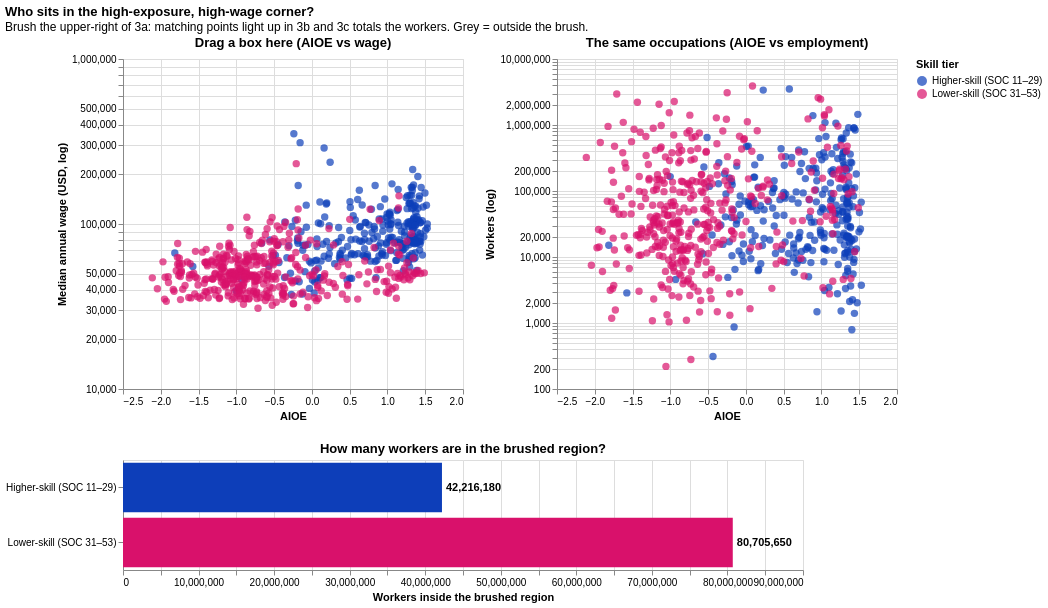

The notebook cell saved with this chart:
### Markdown cell above
### Interactive Visual 3 :

### Code cell
brush = alt.selection_interval()

sc_wage = (alt.Chart(df).mark_circle(size=55).encode(
    x=alt.X('AIOE:Q', title='AIOE'),
    y=alt.Y('A_MEDIAN:Q', scale=alt.Scale(type='log'), title='Median annual wage (USD, log)'),
    color=alt.condition(brush, tier_color(True), alt.value(GREY)),
    tooltip=occ_tip,
).add_params(brush).properties(width=340, height=330, title='Drag a box here (AIOE vs wage)'))

sc_emp = (alt.Chart(df).mark_circle(size=55).encode(
    x=alt.X('AIOE:Q', title='AIOE'),
    y=alt.Y('TOT_EMP:Q', scale=alt.Scale(type='log'), title='Workers (log)'),
    color=alt.condition(brush, tier_color(False), alt.value(GREY)),
    tooltip=occ_tip,
).properties(width=340, height=330, title='The same occupations (AIOE vs employment)'))

emp_bar = (alt.Chart(df).mark_bar().encode(
    y=alt.Y('skill_tier:N', sort=[HI, LO], title=None, axis=alt.Axis(labelLimit=220)),
    x=alt.X('sum(TOT_EMP):Q', title='Workers inside the brushed region'),
    color=tier_color(False),
).transform_filter(brush))
emp_text = (emp_bar.mark_text(align='left', dx=4, fontWeight='bold')
            .encode(text=alt.Text('sum(TOT_EMP):Q', format=',.0f'), color=alt.value('black')))
emp_chart = (emp_bar + emp_text).properties(width=680, height=110,
                                            title='How many workers are in the brushed region?')

visual3 = ((sc_wage | sc_emp) & emp_chart).properties(
    title=alt.TitleParams('Who sits in the high-exposure, high-wage corner?',
                          subtitle=['Brush the upper-right of 3a: matching points light up in 3b '
                                    'and 3c totals the workers. Grey = outside the brush.']))
visual3

### Figure 1 — Vega-Lite specification as saved in the notebook (floating-point values rounded to 4 significant figures; data arrays with more than 128 entries replaced by an {"elided": "..."} marker saying what was removed)
{"config": {"view": {"continuousWidth": 300, "continuousHeight": 300}}, "vconcat": [{"hconcat": [{"mark": {"type": "circle", "size": 55}, "encoding": {"color": {"condition": {"param": "param_54dd647193d9b3b3", "field": "skill_tier", "legend": {"title": "Skill tier"}, "scale": {"domain": ["Higher-skill (SOC 11–29)", "Lower-skill (SOC 31–53)"], "range": ["#0d3eb9", "#d9116bff"]}, "type": "nominal"}, "value": "#d4d4d4"}, "tooltip": [{"field": "occupation", "title": "Occupation", "type": "nominal"}, {"field": "major_group", "title": "Group", "type": "nominal"}, {"field": "AIOE", "format": ".2f", "title": "AIOE", "type": "quantitative"}, {"field": "A_MEDIAN", "format": "$,.0f", "title": "Median wage", "type": "quantitative"}, {"field": "TOT_EMP", "format": ",.0f", "title": "Workers", "type": "quantitative"}], "x": {"field": "AIOE", "title": "AIOE", "type": "quantitative"}, "y": {"field": "A_MEDIAN", "scale": {"type": "log"}, "title": "Median annual wage (USD, log)", "type": "quantitative"}}, "height": 330, "name": "view_b2d5a008188838e3_0", "title": "Drag a box here (AIOE vs wage)", "width": 340}, {"mark": {"type": "circle", "size": 55}, "encoding": {"color": {"condition": {"param": "param_54dd647193d9b3b3", "field": "skill_tier", "legend": null, "scale": {"domain": ["Higher-skill (SOC 11–29)", "Lower-skill (SOC 31–53)"], "range": ["#0d3eb9", "#d9116bff"]}, "type": "nominal"}, "value": "#d4d4d4"}, "tooltip": [{"field": "occupation", "title": "Occupation", "type": "nominal"}, {"field": "major_group", "title": "Group", "type": "nominal"}, {"field": "AIOE", "format": ".2f", "title": "AIOE", "type": "quantitative"}, {"field": "A_MEDIAN", "format": "$,.0f", "title": "Median wage", "type": "quantitative"}, {"field": "TOT_EMP", "format": ",.0f", "title": "Workers", "type": "quantitative"}], "x": {"field": "AIOE", "title": "AIOE", "type": "quantitative"}, "y": {"field": "TOT_EMP", "scale": {"type": "log"}, "title": "Workers (log)", "type": "quantitative"}}, "height": 330, "title": "The same occupations (AIOE vs employment)", "width": 340}]}, {"layer": [{"mark": {"type": "bar"}, "encoding": {"color": {"field": "skill_tier", "legend": null, "scale": {"domain": ["Higher-skill (SOC 11–29)", "Lower-skill (SOC 31–53)"], "range": ["#0d3eb9", "#d9116bff"]}, "type": "nominal"}, "x": {"aggregate": "sum", "field": "TOT_EMP", "title": "Workers inside the brushed region", "type": "quantitative"}, "y": {"axis": {"labelLimit": 220}, "field": "skill_tier", "sort": ["Higher-skill (SOC 11–29)", "Lower-skill (SOC 31–53)"], "title": null, "type": "nominal"}}, "transform": [{"filter": {"param": "param_54dd647193d9b3b3"}}]}, {"mark": {"type": "text", "align": "left", "dx": 4, "fontWeight": "bold"}, "encoding": {"color": {"value": "black"}, "text": {"aggregate": "sum", "field": "TOT_EMP", "format": ",.0f", "type": "quantitative"}, "x": {"aggregate": "sum", "field": "TOT_EMP", "title": "Workers inside the brushed region", "type": "quantitative"}, "y": {"axis": {"labelLimit": 220}, "field": "skill_tier", "sort": ["Higher-skill (SOC 11–29)", "Lower-skill (SOC 31–53)"], "title": null, "type": "nominal"}}, "transform": [{"filter": {"param": "param_54dd647193d9b3b3"}}]}], "height": 110, "title": "How many workers are in the brushed region?", "width": 680}], "data": {"name": "data-933f2b58295ef88cd718dcb29ca2cffa"}, "params": [{"name": "param_54dd647193d9b3b3", "select": {"type": "interval"}, "views": ["view_b2d5a008188838e3_0"]}], "title": {"text": "Who sits in the high-exposure, high-wage corner?", "subtitle": ["Brush the upper-right of 3a: matching points light up in 3b and 3c totals the workers. Grey = outside the brush."]}, "$schema": "https://vega.github.io/schema/vega-lite/v6.4.1.json", "datasets": {"data-933f2b58295ef88cd718dcb29ca2cffa": {"elided": "670 records"}}}
